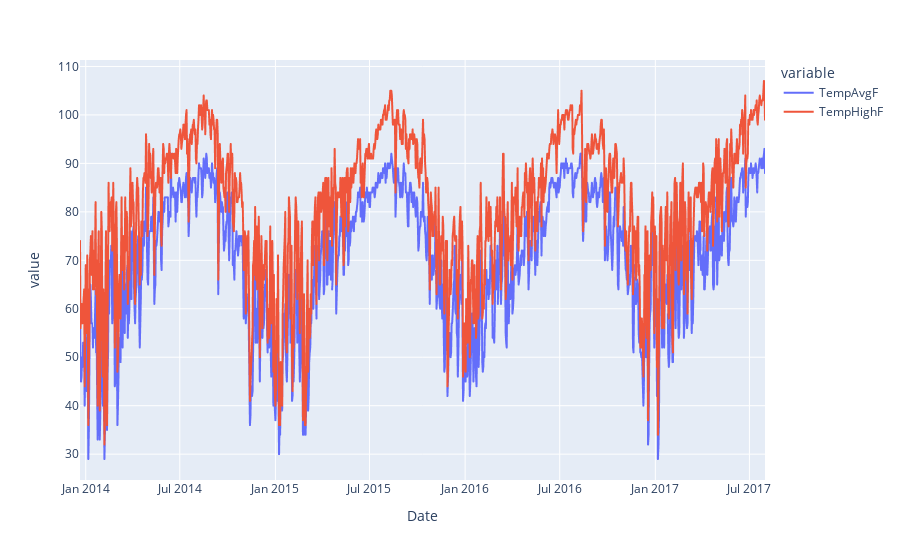

Source (notebook cell):
### Markdown cell above
Similar to what been done with Matplotlib and Seaborn, Plotly Express allows us to plot multiple lines at the same time. We can do this by passing in a list of columns to the `y` parameter.

**Step 1.1** Create a Line Plot of `TempAvgF` and `TempHighF` over Date on `weather`.<br>

### Code cell
#Create a line chart with plotly express
fig = px.line(data_frame=weather, x='Date', 
              y=['TempAvgF', 'TempHighF']) # passing list as argument
fig.show()

### Figure 1 — Plotly figure (JSON) as saved in the notebook; plotly's stock layout.template omitted (floating-point values rounded to 4 significant figures; data arrays with more than 128 entries replaced by an {"elided": "..."} marker saying what was removed)
{"data": [{"hovertemplate": "variable=TempAvgF<br>Date=%{x}<br>value=%{y}<extra></extra>", "legendgroup": "TempAvgF", "line": {"color": "#636efa", "dash": "solid"}, "marker": {"symbol": "circle"}, "mode": "lines", "name": "TempAvgF", "showlegend": true, "type": "scattergl", "x": {"elided": "1319 str values"}, "xaxis": "x", "y": {"elided": "1319 int values"}, "yaxis": "y"}, {"hovertemplate": "variable=TempHighF<br>Date=%{x}<br>value=%{y}<extra></extra>", "legendgroup": "TempHighF", "line": {"color": "#EF553B", "dash": "solid"}, "marker": {"symbol": "circle"}, "mode": "lines", "name": "TempHighF", "showlegend": true, "type": "scattergl", "x": {"elided": "1319 str values"}, "xaxis": "x", "y": {"elided": "1319 int values"}, "yaxis": "y"}], "layout": {"autosize": true, "legend": {"title": {"text": "variable"}, "tracegroupgap": 0}, "margin": {"t": 60}, "xaxis": {"anchor": "y", "autorange": true, "domain": [0, 1], "range": ["2013-12-21", "2017-07-31"], "title": {"text": "Date"}, "type": "date"}, "yaxis": {"anchor": "x", "autorange": true, "domain": [0, 1], "range": [24.67, 111.3], "title": {"text": "value"}, "type": "linear"}}}
